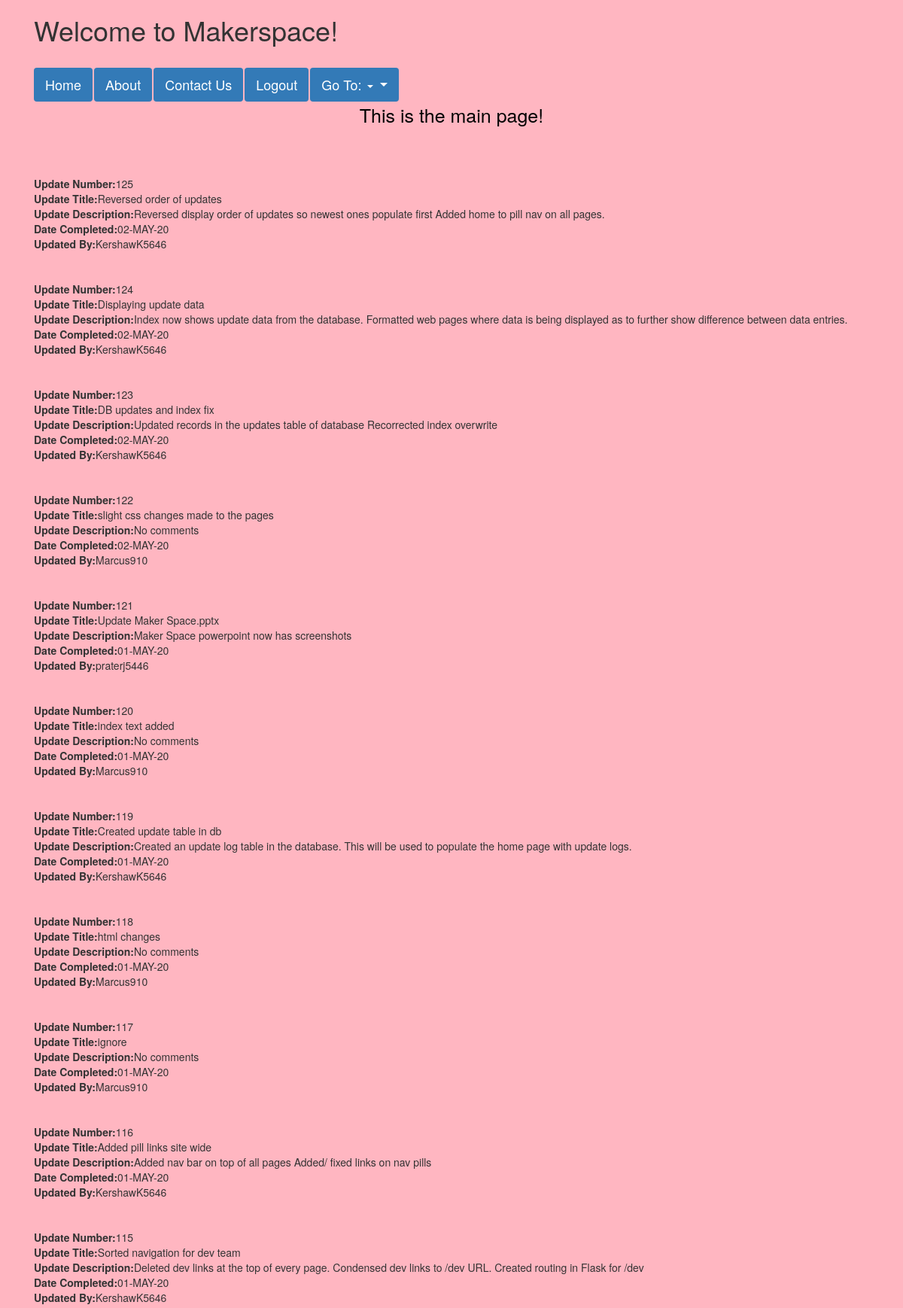
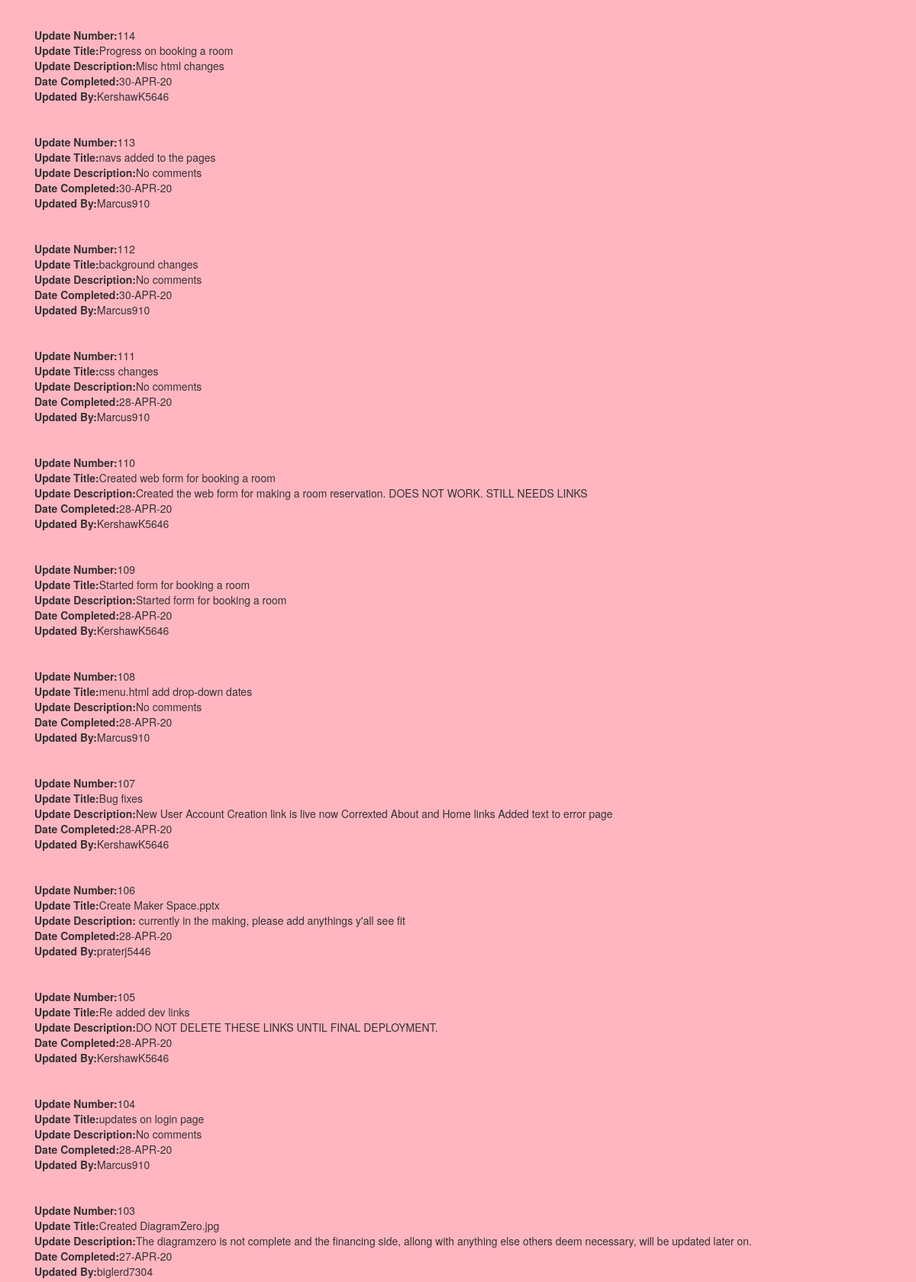
Page /home (signed in, upper part) on the committed database (2 pictures, top to bottom).
### tables this page shows
CREATE TABLE "updates" (
	"updateNumber"	INTEGER PRIMARY KEY AUTOINCREMENT UNIQUE,
	"updateTitle"	TEXT,
	"updateDescription"	TEXT DEFAULT 'No comments',
	"dateCompleted"	TEXT,
	"updatedBy"	TEXT
);

### Flask.py (the view)
@app.route('/home')
@login_required
def index():
    progressReport = progressTracker.viewGitUpdates()
    return render_template('index.html', progressReport=progressReport)

### DAO.py (called while the page is built)
def connect_db():
    return sqlite3.connect(db_app.database)

### Flask.py (called while the page is built)
def login_required(f):
    @wraps(f)
    def wrap(*args, **kwargs):
        if 'logged_in' in session:
            return f(*args, **kwargs)
        else:
            flash('You need to log in first.')
            return redirect(url_for('login'))
    return wrap

### progressTracker.py (called while the page is built)
def viewGitUpdates():
    print('Begin progressTracker.py')
    print('Connecting to database')
    sqliteConnection = DAO.connect_db()
    print('Database connection established')
    print('Assigning query value')
    showAllQuery = 'select * from updates'
    print('Query assigned')
    print('Querying the database')
    cursor = sqliteConnection.execute(showAllQuery)
    print('Returning data')
    progressReport = [dict(updateNumber=row[0],updateTitle=row[1],
                           updateDescription=row[2],dateCompleted=row[3],
                           uodatedBy=row[4]) for row in cursor.fetchall()]
    print('ProgressReport assigned')
    progressReport = reversed(progressReport)
    print('ProgressReport flipped')
    print('Data returned')
    return(progressReport)

### templates/index.html (shortened to what this page needs)
{% extends "base.html" %}
{% block content %}
<h1>Welcome to Makerspace!</h1>
<br>
  <link rel="stylesheet" href="https://maxcdn.bootstrapcdn.com/bootstrap/3.4.1/css/bootstrap.min.css">
<link rel="stylesheet" type="text/css" href="index.css">
<ul class="nav nav-pills">
  <li class="active"><a href="/home">Home</a></li>
  <li class="active"><a href="/about">About</a></li>
  <li class="active"><a href="/contact">Contact Us</a></li>
  <li class="active"><a href="/logout">Logout</a></li>
  <li class="active dropdown">
    <a class="dropdown-toggle" data-toggle="dropdown" href="#" aria-expanded="false">
      Go To: <span class="caret"></span>
    </a>
  </li>
</ul>
<h4>This is the main page!</h4>
<br>
<br>
{% for progress in progressReport %}
	<strong>Update Number:</strong>{{ progress.updateNumber}} <br>
	<strong>Update Title:</strong>{{ progress.updateTitle}} <br>
	<strong>Update Description:</strong>{{ progress.updateDescription}} <br>
	<strong>Date Completed:</strong>{{ progress.dateCompleted}} <br>
	<strong>Updated By:</strong>{{ progress.uodatedBy}}
	<br>
	<br>
	<br>
{% endfor %}
{% endblock %}

### templates/base.css (style rules this page uses)
body { background-color: black; color: white; }

### templates/index.css (style rules this page uses)
body { background-color: #FFB6C1; }
h4 { margin: 27px; margin-top: 4px; color: black; font-size:25px; text-align:center; }
li a { display: block; color: black; text-align: center; padding: 14px 16px; text-decoration: none; font-size:18px; }

### rows in the picture
updates: updateNumber "125", updateTitle "Reversed order of updates", updateDescription "Reversed display order of updates so newest ones populate first Added home to pill nav on all pages.", dateCompleted "02-MAY-20", uodatedBy "KershawK5646"
updates: updateNumber "124", updateTitle "Displaying update data", updateDescription "Index now shows update data from the database. Formatted web pages where data is being displayed as to further show difference between data entries.", dateCompleted "02-MAY-20", uodatedBy "KershawK5646"
updates: updateNumber "123", updateTitle "DB updates and index fix", updateDescription "Updated records in the updates table of database Recorrected index overwrite", dateCompleted "02-MAY-20", uodatedBy "KershawK5646"
updates: updateNumber "122", updateTitle "slight css changes made to the pages", updateDescription "No comments", dateCompleted "02-MAY-20", uodatedBy "Marcus910"
updates: updateNumber "121", updateTitle "Update Maker Space.pptx", updateDescription "Maker Space powerpoint now has screenshots", dateCompleted "01-MAY-20", uodatedBy "praterj5446"
updates: updateNumber "120", updateTitle "index text added", updateDescription "No comments", dateCompleted "01-MAY-20", uodatedBy "Marcus910"
updates: updateNumber "119", updateTitle "Created update table in db", updateDescription "Created an update log table in the database. This will be used to populate the home page with update logs.", dateCompleted "01-MAY-20", uodatedBy "KershawK5646"
updates: updateNumber "118", updateTitle "html changes", updateDescription "No comments", dateCompleted "01-MAY-20", uodatedBy "Marcus910"
updates: updateNumber "117", updateTitle "ignore", updateDescription "No comments", dateCompleted "01-MAY-20", uodatedBy "Marcus910"
updates: updateNumber "116", updateTitle "Added pill links site wide", updateDescription "Added nav bar on top of all pages Added/ fixed links on nav pills", dateCompleted "01-MAY-20", uodatedBy "KershawK5646"
updates: updateNumber "115", updateTitle "Sorted navigation for dev team", updateDescription "Deleted dev links at the top of every page. Condensed dev links to /dev URL. Created routing in Flask for /dev", dateCompleted "01-MAY-20", uodatedBy "KershawK5646"
updates: updateNumber "114", updateTitle "Progress on booking a room", updateDescription "Misc html changes", dateCompleted "30-APR-20", uodatedBy "KershawK5646"
updates: updateNumber "113", updateTitle "navs added to the pages", updateDescription "No comments", dateCompleted "30-APR-20", uodatedBy "Marcus910"
updates: updateNumber "112", updateTitle "background changes", updateDescription "No comments", dateCompleted "30-APR-20", uodatedBy "Marcus910"
updates: updateNumber "111", updateTitle "css changes", updateDescription "No comments", dateCompleted "28-APR-20", uodatedBy "Marcus910"
updates: updateNumber "110", updateTitle "Created web form for booking a room", updateDescription "Created the web form for making a room reservation. DOES NOT WORK. STILL NEEDS LINKS", dateCompleted "28-APR-20", uodatedBy "KershawK5646"
updates: updateNumber "109", updateTitle "Started form for booking a room", updateDescription "Started form for booking a room", dateCompleted "28-APR-20", uodatedBy "KershawK5646"
updates: updateNumber "108", updateTitle "menu.html add drop-down dates", updateDescription "No comments", dateCompleted "28-APR-20", uodatedBy "Marcus910"
updates: updateNumber "107", updateTitle "Bug fixes", updateDescription "New User Account Creation link is live now Correxted About and Home links Added text to error page", dateCompleted "28-APR-20", uodatedBy "KershawK5646"
updates: updateNumber "106", updateTitle "Create Maker Space.pptx", updateDescription "currently in the making, please add anythings y'all see fit", dateCompleted "28-APR-20", uodatedBy "praterj5446"
updates: updateNumber "105", updateTitle "Re added dev links", updateDescription "DO NOT DELETE THESE LINKS UNTIL FINAL DEPLOYMENT.", dateCompleted "28-APR-20", uodatedBy "KershawK5646"
updates: updateNumber "104", updateTitle "updates on login page", updateDescription "No comments", dateCompleted "28-APR-20", uodatedBy "Marcus910"
updates: updateNumber "103", updateTitle "Created DiagramZero.jpg", updateDescription "The diagramzero is not complete and the financing side, allong with anything else others deem necessary, will be updated later on.", dateCompleted "27-APR-20", uodatedBy "biglerd7304"
